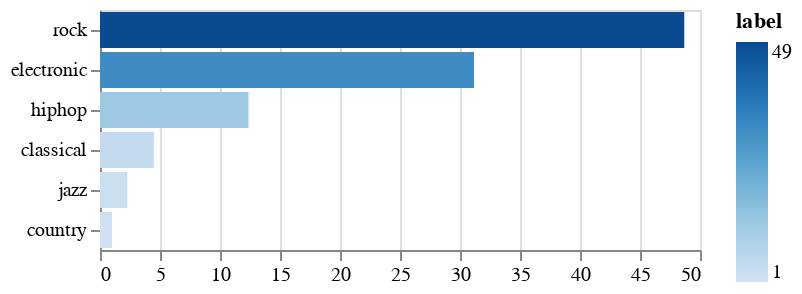

Notebook code for this chart:
### Code cell
class_dis = pd.DataFrame(data_df['label'].value_counts(normalize=True) *
                         100).reset_index()

alt.Chart(class_dis).mark_bar().encode(x=alt.X('label:Q', title=None),
                                       y=alt.Y('index:N',
                                               sort='-x',
                                               title=None),
                                       color='label:Q')

### Figure 1 — Vega specification as saved in the notebook (floating-point values rounded to 4 significant figures)
{"$schema": "https://vega.github.io/schema/vega/v5.json", "data": [{"name": "source_0"}, {"name": "data_0", "values": [{"index": "rock", "label": 48.69, "label_end": 48.69, "label_start": 0.0}, {"index": "electronic", "label": 31.17, "label_end": 31.17, "label_start": 0.0}, {"index": "hiphop", "label": 12.37, "label_end": 12.37, "label_start": 0.0}, {"index": "classical", "label": 4.484, "label_end": 4.484, "label_start": 0.0}, {"index": "jazz", "label": 2.279, "label_end": 2.279, "label_start": 0.0}, {"index": "country", "label": 1.002, "label_end": 1.002, "label_start": 0.0}]}, {"name": "source_0_y_domain_index", "values": [{"index": "rock", "sort_field": 48.69}, {"index": "electronic", "sort_field": 31.17}, {"index": "hiphop", "sort_field": 12.37}, {"index": "classical", "sort_field": 4.484}, {"index": "jazz", "sort_field": 2.279}, {"index": "country", "sort_field": 1.002}]}, {"name": "data_0_color_domain_label", "values": [{"min": 1.002, "max": 48.69}]}], "signals": [{"name": "y_step", "value": 20}, {"name": "height", "update": "bandspace(domain('y').length, 0.1, 0.05) * y_step"}], "marks": [{"type": "rect", "name": "marks", "from": {"data": "data_0"}, "encode": {"update": {"y": {"field": "index", "scale": "y"}, "x": {"field": "label_end", "scale": "x"}, "x2": {"field": "label_start", "scale": "x"}, "height": {"signal": "max(0.25, bandwidth('y'))"}, "fill": {"field": "label", "scale": "color"}}}, "style": ["bar"]}], "scales": [{"name": "x", "type": "linear", "domain": {"data": "data_0", "fields": ["label_start", "label_end"]}, "range": [0, {"signal": "width"}], "nice": true, "zero": true}, {"name": "y", "type": "band", "domain": {"data": "source_0_y_domain_index", "field": "index", "sort": {"op": "max", "field": "sort_field", "order": "descending"}}, "range": {"step": {"signal": "y_step"}}, "paddingOuter": 0.05, "paddingInner": 0.1}, {"name": "color", "type": "linear", "domain": [{"signal": "(data(\"data_0_color_domain_label\")[0] || {}).min"}, {"signal": "(data(\"data_0_color_domain_label\")[0] || {}).max"}], "range": "ramp", "zero": false, "interpolate": "hcl"}], "axes": [{"scale": "x", "aria": false, "orient": "bottom", "tickCount": {"signal": "ceil(width/40)"}, "zindex": 0, "ticks": false, "domain": false, "grid": true, "minExtent": 0, "maxExtent": 0, "labels": false, "gridScale": "y"}, {"scale": "x", "grid": false, "labelFlush": true, "labelOverlap": true, "tickCount": {"signal": "ceil(width/40)"}, "zindex": 0, "orient": "bottom"}, {"scale": "y", "grid": false, "orient": "left", "zindex": 0}], "background": "white", "padding": 5, "legends": [{"fill": "color", "gradientLength": {"signal": "clamp(height, 64, 200)"}, "title": "label"}], "width": 300, "style": "cell"}
